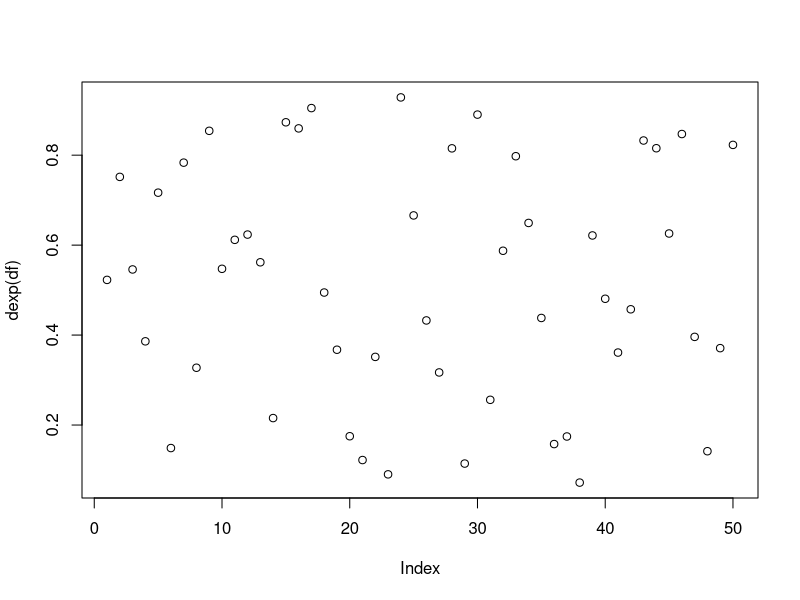
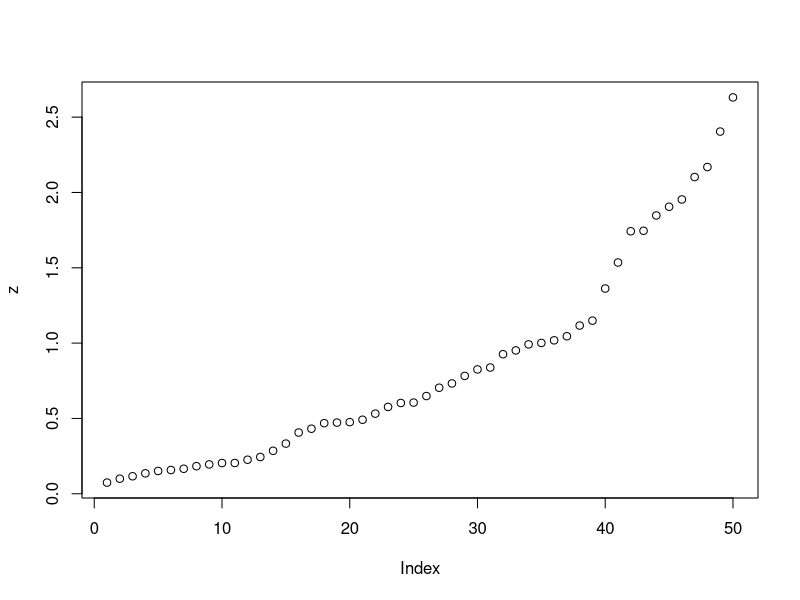
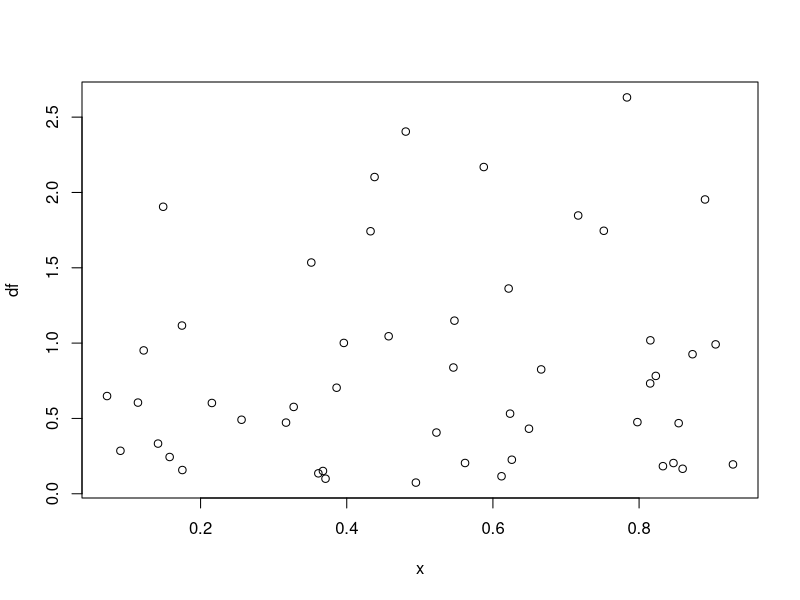

These charts were generated, in order, by the following R code:
#Clear Working Environment
rm(list=ls())
cat("\f")

#Loading necessary libraries
library(readr)
library(dplyr)


#Exponential Distribution
set.seed(258)
df <- rexp(50, rate = 1)
plot(dexp(df))

x <- dexp(df)
x <- sort(x)
y <- pexp(df)
y <- sort(y)
z <- sort(df)
plot(z)
plot(x, df)
